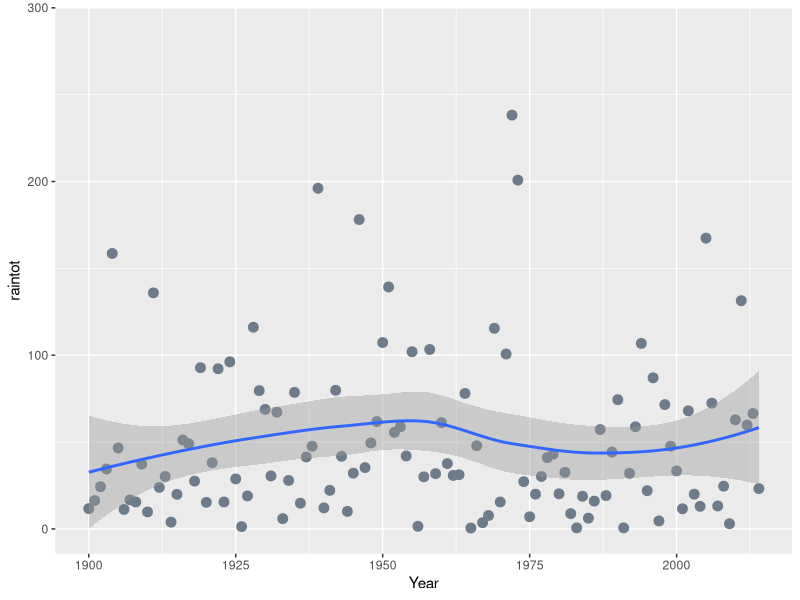

Write R code to recreate this figure.
library(ggplot2)
library(dplyr)
data1<-read.csv("data/melbourne.csv", header = TRUE)

rain <- select(data1, everything())%>%
        filter(Year %in% 1900:2014)%>%
        filter(Month %in% c(2))%>%
        group_by(Year)%>%
        summarise(raintot = sum(Rain))
        

ggplot(rain, aes(Year,raintot)) + 
        geom_point(size = 3, colour = "lightsteelblue4") + 
        geom_smooth(method = loess) + 
        ylim(0,1.2*max(na.omit(rain$raintot))) 


rain3 <- select(data1, everything())%>%
        group_by(Year, Month)%>%
        filter(!is.na(Rain))%>%
        summarise (Sum = sum(Rain))

rain4 <- group_by(rain3, Month)%>%
        summarise(Mean = mean(Sum))
rain4
